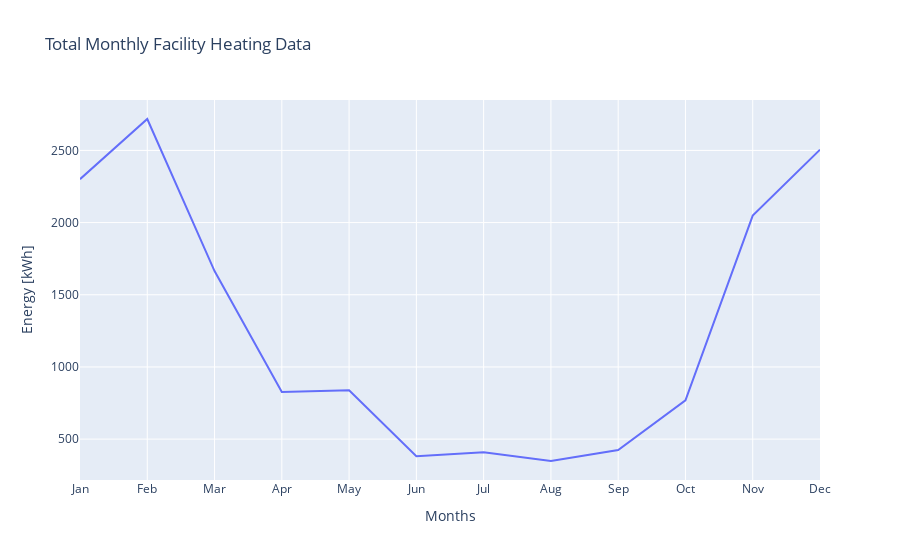

Source (notebook cell):
### Code cell
fig = go.Figure(data=go.Scatter(x=facility_heating_monthly.datetime_strings, y=facility_heating_monthly.values, mode='lines'))

fig.update_layout(
    title="Total Monthly Facility Heating Data",
    xaxis_title="Months",
    yaxis_title="Energy [kWh]",
)
fig.show()

### Figure 1 — Plotly figure (JSON) as saved in the notebook; plotly's stock layout.template omitted (floating-point values rounded to 4 significant figures)
{"data": [{"mode": "lines", "type": "scatter", "x": ["Jan", "Feb", "Mar", "Apr", "May", "Jun", "Jul", "Aug", "Sep", "Oct", "Nov", "Dec"], "y": [2301.0, 2718.0, 1664.0, 826.1, 838.4, 380.9, 408.6, 348.4, 424.2, 768.2, 2048.0, 2505.0]}], "layout": {"title": {"text": "Total Monthly Facility Heating Data"}, "xaxis": {"title": {"text": "Months"}}, "yaxis": {"title": {"text": "Energy [kWh]"}}}}
